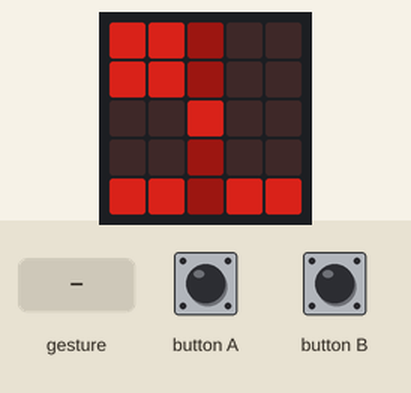
Recording of a program running on a simulated BBC micro:bit running MicroPython. Parts: the board's 5×5 LED display. Inputs (shaded band) come from the test bench. Dim RGB values are drawn brighter than linear; random numbers come from a fixed seed; a tilt is held for 1.5 s and a shake lasts 1 s, then the board lies face up again.

Above: at 0.76 s.
1.3 s: button B pressed for 0.15 s
At 1.67 s:
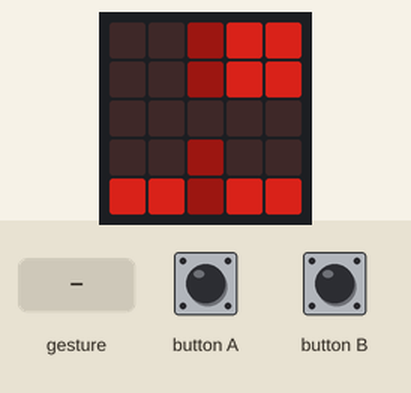
2.0 s: gesture 'shake'
At 2.58 s:
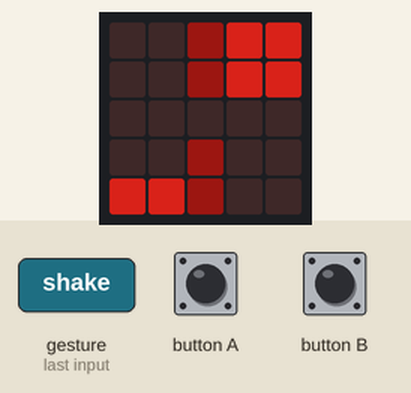
4.8 s: button A pressed for 0.15 s
At 5.32 s:
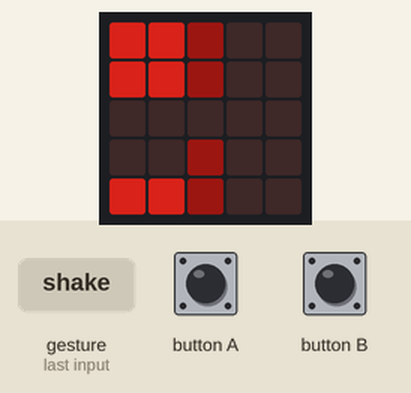
5.5 s: gesture 'shake'
At 6.23 s:
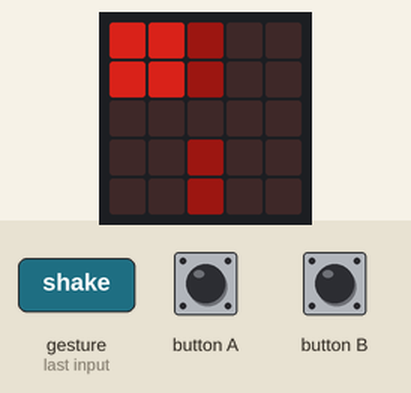
8.4 s: button B pressed for 1 s
At 8.66 s:
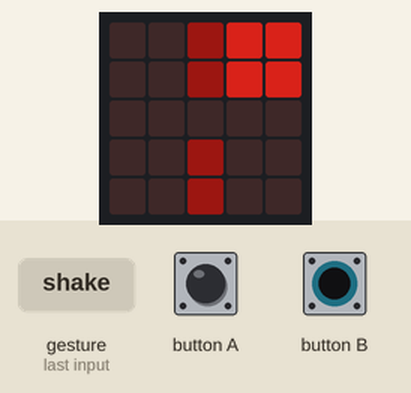
10.0 s: button A pressed for 1 s
At 10.79 s:
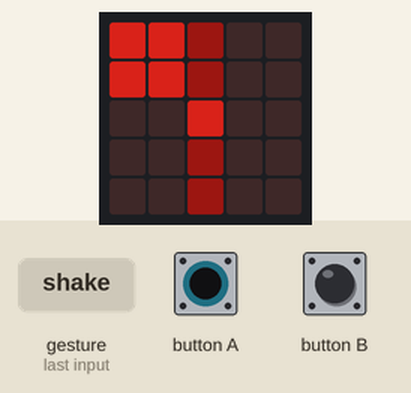
Timing chart, 0 to 12.6 s (numbered marks = the images above; inputs shaded):
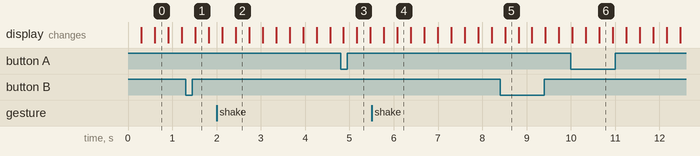

The program:

vacuumcleaner_world.py
```python
from microbit import *
import random

saugerRaum = 1

schmutzInRaum1 = True

schmutzInRaum2 = True

zustand1 = Image("55100:"
               "55100:"
               "00100:"
               "00100:"
               "00100")

zustand2 = Image("55100:"
               "55100:"
               "00100:"
               "00100:"
               "55100")

zustand3 = Image("55100:"
               "55100:"
               "00100:"
               "00100:"
               "00155")

zustand4 = Image("55100:"
               "55100:"
               "00100:"
               "00100:"
               "55155")

zustand5 = Image("00155:"
               "00155:"
               "00100:"
               "00100:"
               "00100")

zustand6 = Image("00155:"
               "00155:"
               "00100:"
               "00100:"
               "55100")

zustand7 = Image("00155:"
               "00155:"
               "00100:"
               "00100:"
               "00155")

zustand8 = Image("00155:"
               "00155:"
               "00100:"
               "00100:"
               "55155")

visuellerZustand = [zustand1, zustand2, zustand3, zustand4, zustand5, zustand6, zustand7, zustand8]

def saugen():
    #Entfernt den Schmutz in dem Raum wo sich der Sauger befindet
    global schmutzInRaum1, schmutzInRaum2
    if saugerRaum == 1:
        schmutzInRaum1 = False
    elif saugerRaum == 2:
        schmutzInRaum2 = False

def nachRechts():
    #Bewegt den Sauger nach Rechts
    global saugerRaum
    if saugerRaum == 1:
        saugerRaum = 2

def nachLinks():
    #Bewegt den Sauger nach Links
    global saugerRaum
    if saugerRaum == 2:
        saugerRaum = 1

def zustandVisualisieren():
    #Visualisiert den Zustand der Vacuumcleaner-World
    codierterZustand = 0
    if schmutzInRaum1:
        codierterZustand += 1
    if schmutzInRaum2:
        codierterZustand += 2
    codierterZustand += (saugerRaum - 1) * 4
    display.show(visuellerZustand[codierterZustand])

def neuenSchmutzErzeugen():
    # per Zufall neuen Schmutz erzeugen
    global schmutzInRaum1, schmutzInRaum2
    if random.randint(1, 100) == 13:
        if random.randint(1, 2) == 1:
            schmutzInRaum1 = True
        else:
            schmutzInRaum2 = True

def blinkLED(ms):
    # mittlere LED blinken lassen
    display.set_pixel(2, 2, 5)
    sleep(ms/2)
    display.set_pixel(2, 2, 0)
    sleep(ms/2)

while True: # Endlosschleife
    zustandVisualisieren()
    if button_a.is_pressed():
        nachLinks()
    if button_b.is_pressed():
        nachRechts()
    if accelerometer.current_gesture() == "shake":
        saugen()
    neuenSchmutzErzeugen()
    blinkLED(50)
```
